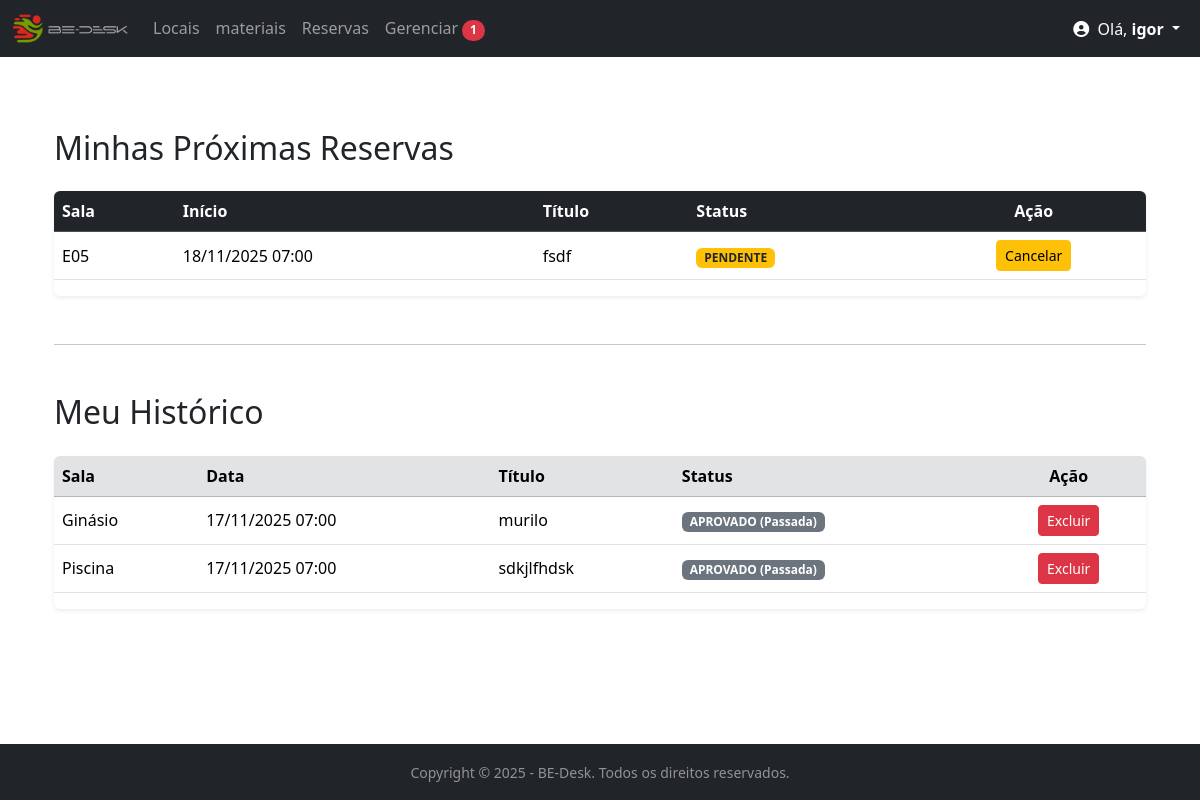
/reservas/ (signed in), run on the app's committed database.
### bedesk/models.py (models this page shows, shortened)
class Agendamento(models.Model):
    STATUS_CHOICES = [
        ('PENDENTE', 'Pendente'), # O valor que vai para o banco (melhor em CAPS)
        ('APROVADO', 'Aprovado'), # O valor que o usuário vê (após a vírgula)
        ('REJEITADO', 'Rejeitado'),
    ]
    nome = models.CharField(max_length=100) # Nome do Agendamento (ex: Reunião de Marketing)
    sala = models.ForeignKey(Sala, on_delete=models.CASCADE)
    motivo = models.TextField()
    horario = models.TimeField()
    data_inicio = models.DateTimeField(null=True, blank=True)
    data_fim = models.DateTimeField(null=True, blank=True)
    status = models.CharField(
        max_length=10,
        choices=STATUS_CHOICES,
        default='PENDENTE' # Valor padrão para novas reservas
    )
    sala = models.ForeignKey(Sala, on_delete=models.CASCADE)
    usuario = models.ForeignKey(User, on_delete=models.CASCADE)
    class Meta:
        verbose_name_plural = "Agendamentos"
        indexes = [
            models.Index(fields=['status']),
        ]

class Sala(models.Model):
    nome = models.CharField(max_length=100)
    capacidade = models.IntegerField(default=1)

### bedesk/views.py (the view)
# urls.py: path('reservas/', views.lista_reservas, name='lista_reserva'),
@login_required
@login_required
def lista_reservas(request):
    today = date.today()
    reservas_ativas = Agendamento.objects.filter(
        usuario=request.user,
        data_inicio__date__gte=today, # Do dia de hoje em diante
        status__in=['APROVADO', 'PENDENTE']
    ).order_by('data_inicio', 'horario')
    reservas_historico = Agendamento.objects.filter(
        usuario=request.user
    ).exclude(
        pk__in=reservas_ativas.values_list('pk', flat=True) # Exclui as que já estão na lista de ativas
    ).order_by('-data_inicio', 'horario')
    context = {
        'reservas_ativas': reservas_ativas,
        'reservas_historico': reservas_historico
    }
    return render(request, 'bedesk/lista_reservas.html', context)

### bedesk/context_processors.py (called while the page is built)
def notificacoes_pendentes(request):
    total_pendentes = 0
    if request.user.is_authenticated and request.user.is_staff:
        salas_pendentes_count = Agendamento.objects.filter(status='PENDENTE').count()
        recursos_pendentes_count = ReservaRecurso.objects.filter(status='PENDENTE').count()
        total_pendentes = salas_pendentes_count + recursos_pendentes_count
    return {
        'pendentes_count': total_pendentes
    }

### bedesk/templates/bedesk/lista_reservas.html (shortened to what this page needs)
{% extends 'bedesk/base.html' %}
{% block content %}
<div class="container mt-4">
    <h2 class="mb-4">Minhas Próximas Reservas</h2>
    {% if reservas_ativas %}
    <div class="table-responsive shadow-sm rounded">
        <table class="table table-hover align-middle">
            <thead class="table-dark">
                <tr>
                    <th>Sala</th>
                    <th>Início</th>
                    <th>Título</th> <th>Status</th>
                    <th class="text-center">Ação</th>
                </tr>
            </thead>
            <tbody>
                {% for reserva in reservas_ativas %}
                <tr>
                    <td>{{ reserva.sala.nome }}</td>
                    <td>{{ reserva.data_inicio|date:"d/m/Y H:i" }}</td>
                    <td>{{ reserva.nome }}</td> <td>
                        {% if reserva.status == 'APROVADO' %}
                            <span class="badge bg-success">{{ reserva.status }}</span>
                        {% else %}
                            <span class="badge bg-warning text-dark">{{ reserva.status }}</span>
                        {% endif %}
                    </td>
                    <td class="text-center">
                        <a href="{% url 'cancelar_reserva_usuario' reserva.id %}" class="btn btn-warning btn-sm">
                            Cancelar
                        </a>
                    </td>
                </tr>
                {% endfor %}
            </tbody>
        </table>
    </div>
    {% else %}
    <div class="alert alert-info" role="alert">
        Você não possui reservas pendentes ou aprovadas para o futuro.
    </div>
    {% endif %}
    <hr class="my-5">
    <h2 class="mb-4">Meu Histórico</h2>
    {% if reservas_historico %}
    <div class="table-responsive shadow-sm rounded">
        <table class="table table-hover align-middle">
            <thead class="table-secondary">
                <tr>
                    <th>Sala</th>
                    <th>Data</th>
                    <th>Título</th> <th>Status</th>
                    <th class="text-center">Ação</th>
                </tr>
            </thead>
            <tbody>
                {% for reserva in reservas_historico %}
                <tr class="{% if reserva.status == 'REJEITADO' %}text-muted{% endif %}">
                    <td>{{ reserva.sala.nome }}</td>
                    <td>{{ reserva.data_inicio|date:"d/m/Y H:i" }}</td>
                    <td>{{ reserva.nome }}</td> <td>
                        {% if reserva.status == 'APROVADO' %}
                            <span class="badge bg-secondary">{{ reserva.status }} (Passada)</span>
                        {% else %}
                            <span class="badge bg-danger">{{ reserva.status }}</span>
                        {% endif %}
                    </td>
                    <td class="text-center">
                        <a href="{% url 'excluir_reserva_usuario' reserva.id %}" class="btn btn-danger btn-sm">
                            Excluir
                        </a>
                    </td>
                </tr>
                {% endfor %}
            </tbody>
        </table>
    </div>
    {% else %}
    <div class="alert alert-light" role="alert">
        Seu histórico de reservas está vazio.
    </div>
    {% endif %}
</div>
{% endblock %}

### bedesk/templates/bedesk/base.html (shortened to what this page needs)
{% load static %}
<!DOCTYPE html>
<html lang="pt-br">
<head>
    {% block head %}
    <link href="https://cdn.jsdelivr.net/npm/bootstrap@5.3.3/dist/css/bootstrap.min.css"
          rel="stylesheet">
    <link rel="stylesheet"
          href="https://cdnjs.cloudflare.com/ajax/libs/font-awesome/6.4.0/css/all.min.css">
    {% endblock %}
</head>
<body class="d-flex flex-column min-vh-100">
{% block nav %}
<nav class="navbar navbar-expand-lg navbar-dark bg-dark">
    <div class="container-fluid">
        <a class="navbar-brand" href="{% url 'inicio' %}">
            <img src="{% static 'img/logo1.png' %}"
                 alt="Logo BE-Desk - Voltar ao Início"
                 height="30"
                 class="d-inline-block align-text-top">
        </a>
        <div class="collapse navbar-collapse" id="navbarNav">
            <ul class="navbar-nav">
                <li class="nav-item">
                    <a class="nav-link" href="{% url 'lista_locais' %}">Locais</a>
                </li>
                <li class="nav-item">
                    <a class="nav-link" href="{% url 'lista_recursos' %}">materiais</a>
                </li>
                <li class="nav-item">
                    <a class="nav-link" href="{% url 'lista_reserva' %}">Reservas</a>
                </li>
                {% if user.is_staff %}
                <li class="nav-item">
                    <a class="nav-link" href="{% url 'listar_pendentes' %}">
                        Gerenciar
                        {% if pendentes_count > 0 %}
                        <span class="badge bg-danger rounded-pill">{{ pendentes_count }}</span>
                        {% endif %}
                    </a>
                </li>
                {% endif %}
            </ul>
            <ul class="navbar-nav ms-auto align-items-center">
                {% if user.is_authenticated %}
                <li class="nav-item dropdown">
                    <a class="nav-link dropdown-toggle text-white"
                       href="#" id="navbarDropdownMenuLink"
                       role="button" data-bs-toggle="dropdown" aria-expanded="false">
                        <i class="fas fa-user-circle me-1"></i>
                        Olá, <strong>
                            {% if user.first_name %}
                                {{ user.first_name }}
                            {% else %}
                                {{ user.username }}
                            {% endif %}
                        </strong>
                    </a>
                </li>
                {% else %}
                <li class="nav-item">
                    <a class="btn btn-outline-light" href="{% url 'login' %}">Entrar</a>
                </li>
                {% endif %}
            </ul>
        </div>
    </div>
</nav>
{% endblock %}
<div class="container mt-5 flex-grow-1">
    {% block content %}
    {% endblock %}
</div> <footer class="footer mt-auto py-3 bg-dark text-white-50 w-100">
    <div class="container-fluid text-center">
        <small>
            Copyright &copy; {% now "Y" %} - BE-Desk. Todos os direitos reservados.
        </small>
    </div>
</footer>
</body>
</html>

### data on the page
Agendamento: sala.nome "E05", data_inicio "18/11/2025 07:00", nome "fsdf", status "PENDENTE"
Agendamento: sala.nome "Ginásio", data_inicio "17/11/2025 07:00", nome "murilo", status "APROVADO"
Agendamento: sala.nome "Piscina", data_inicio "17/11/2025 07:00", nome "sdkjlfhdsk", status "APROVADO"

### other printed values
{{ pendentes_count }} "1"
{{ user.username }} "igor"
